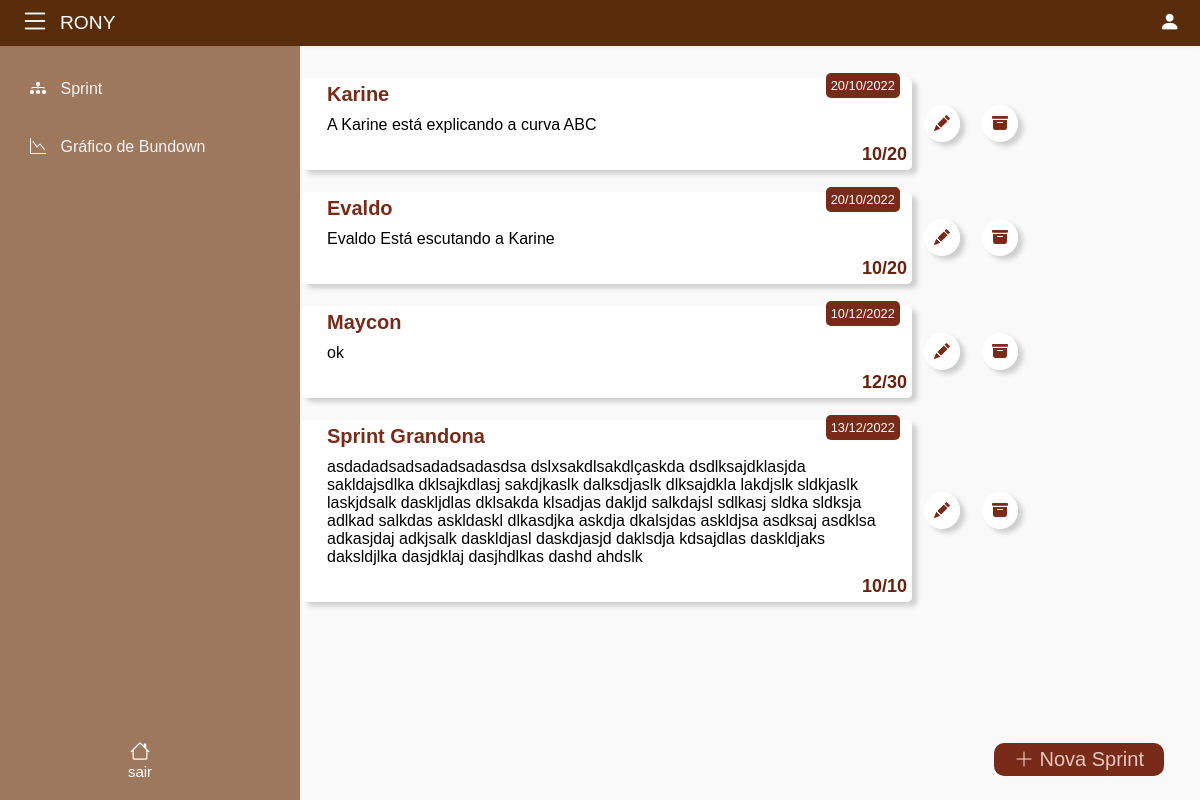
Screenshot of / (signed in) with the database file from the repository.
### tables this page shows
CREATE TABLE `sprint` (
  `id` tinyint(3) UNSIGNED NOT NULL,
  `usuario` tinyint(3) UNSIGNED NOT NULL,
  `sprint` varchar(255) NOT NULL,
  `descricao` text NOT NULL,
  `demandaConcluida` tinyint(4) NOT NULL,
  `demandaTotal` tinyint(4) NOT NULL,
  `dataSprint` date NOT NULL
);

### index.php (the view, shortened to what this page needs)
<?php
    $nomeUsuario = isset($_SESSION['nome']) ?  $_SESSION['nome'] : 'Sem nome';
?>
<!DOCTYPE html>
<html lang="pt-br">
<head>
    <link rel="stylesheet" href="css/portal.css">
    <link rel="stylesheet" href="css/index.css">
    <link rel="stylesheet" href="css/modal.css">
    <link rel="stylesheet" href="https://cdn.jsdelivr.net/npm/bootstrap-icons@1.9.1/font/bootstrap-icons.css">
</head>
<body>
        <label for="check" ><i class="bi bi-list" id="icone"></i></label>
        <header>
          <?php  echo "<h2 id='nome'>$nomeUsuario</h2>" ?> <i class="bi bi-person-fill"></i>
        </header>
    <div class="barra">
        <nav>
            <a href="index.php"><div class="link"><i class="bi bi-diagram-3-fill"></i> Sprint</div></a>
            <a href="dashboard.php"><div class="link"><i class="bi bi-graph-down"></i>  Gráfico de Bundown </div></a>
        </nav>
        <a href="logout.php" class="sair"><i class="bi bi-house"></i><p>sair</p></a>
    </div>
    <div id="dashboard">
        <section>
            <div class="cont">
                <table id="sprints">
                    <?php
                    include_once "bd.php";
                    $sql = "SELECT * FROM sprint";
                    $resultado = $bd->query($sql);
                    $registros = $resultado->fetchAll();
                    foreach ($registros as $sprint) {
                        $id_sprint =openssl_encrypt(
                            $sprint['id'], "AES-256-CBC", "OKGoogle",
                        );
                        print ("
                            <tr class='li-sprint'>
                            <td><div class='newSprint'><h4>".$sprint["sprint"]."</h4> <p>".$sprint["descricao"]."</p> <span>".date("d/m/Y", strtotime($sprint["dataSprint"]))."</span> <div id='num'>".$sprint["demandaConcluida"]."/".$sprint["demandaTotal"]."</div> </div></td>
                            <td><i onclick=" ."atualizar('$id_sprint')"." class='att bi bi-pencil-fill'></i></td>
                            <td><i onclick=" ."deletar('$id_sprint')"." class='delet bi bi-archive-fill'></i></td>
                            </tr>
                        ");
                    }
                    ?>
            </div>
        </section>
        <button id="addSprint"> <i class="bi bi-plus-lg"></i> Nova Sprint</button>
    </div>
</body>
</html>

### css/portal.css (style rules this page uses)
* { margin: 0px; padding: 0px; }
body { background-color: #f9f9f9; }
#icone { cursor: pointer; padding: 20px; position: absolute; z-index: 99; font-size: 30px; color: #fff; font-weight: bolder; top:-15px; }
.barra { background-color:#9e785c; height: 100%; width: 300px; position: absolute; left: -300px; transition: all .2s linear; z-index: 5; top: 0; }
.barra i { padding: 0 10px; }
.barra .link { list-style: none; }
nav { width: 100%; position: absolute; top: 60px; }
nav a { text-decoration: none; }
.link { color: #f4f4f9; font-size: 12pt; font-family:'arial' ; padding: 20px; transition: all .2s linear; opacity: 0; margin-top: 200px; }
#check:checked ~ .barra nav a .link { opacity: 1; margin-top: 0; transition-delay: .2s; }
#check:checked ~ .barra { transform: translateX(300px); }
#dashboard { position: absolute; right: 10px; margin-top:10px ; width: 100%; }
#addSprint { position: fixed; right: 20px; bottom: 20px; }
header { position: relative; background-color: #592c0c; width: 100%; display: flex; justify-content:space-between; gap: 20px; box-shadow: 2px 0 5px rgba(0, 0, 0, 0.052); padding: 10px 0; font-family: Impact, Haettenschweiler, 'Arial Narrow Bold', sans-serif; z-index: 9; text-transform: uppercase; }
header i { color:#fff; display: inline; font-size: 1.3em; padding: 0 20px; }
#nome { width: max-content; color:#fff; font-family: arial; font-size: 1.2em; padding: 2px 0; font-weight: lighter; margin: 0 60px; text-transform: uppercase; }
.sair { color: #fff; font-size: 4em; position:absolute; bottom: 20px; display: block; text-decoration: none; left:120px; border-radius: 10px; }
.sair i { display: block; font-size: 20px; margin: 0 auto; text-align: center; font-family: Arial, Helvetica, sans-serif; }
.sair p { width: 100%; text-align: center; font-size: 15px; font-family: Arial, Helvetica, sans-serif; }
h2 { font-family: Arial, Helvetica, sans-serif; }

### css/index.css (style rules this page uses)
* { font-family: arial; }
#addSprint { background-color: #782b18; font-size: 20px; color: #e8c8c0; border: none; padding: 5px 20px; border-radius: 10px; cursor: pointer; position: fixed; bottom: 3%; right: 3%; z-index: 99; }
#dashboard { position: relative;; width: 100%; }
#dashboard section { position: absolute; overflow: auto; right: 0; max-height: 88vh; width: 75%; box-sizing: border-box; }
table { display: block; padding: 10px 10px; width: 100%; box-sizing: border-box; }
td { padding: 10px 0px; }
.li-sprint { padding: 10px 0px; }
.li-sprint .newSprint { position: relative; background-color: #fff; max-width: 700px; width: 50vw; min-width: 100px; border-radius: 5px; box-shadow: 5px 4px 5px rgba(0, 0, 0, 0.178); padding: 5px; }
.li-sprint h4 { font-size: 20px; font-family: arial; font-weight: bolder; color: #782b18; padding: 0 20px; }
.li-sprint span { position: absolute; background-color: #782b18; color: #fff; padding: 5px; border-radius: 5px; top: -5px; right: 2%; font-family: arial; font-size: 0.8em; }
.li-sprint i { background-color: #fff; box-shadow: 5px 4px 5px rgba(0, 0, 0, 0.178); padding: 10px; border-radius: 50%; color: #782b18; cursor: pointer; margin: 10px }
.li-sprint p { font-family: Arial, Helvetica, sans-serif; font-size: 1em; padding: 10px 20px; box-sizing: border-box; }
.newSprint div { text-align: end; font-size: 18px; font-weight: bolder; font-family: Arial, Helvetica, sans-serif; color: #6a2210; }

### rows the page displays
sprint: sprint "Karine", descricao "A Karine está explicando a curva ABC", dataSprint "20/10/2022", demandaConcluida "10", demandaTotal "20"
sprint: sprint "Evaldo", descricao "Evaldo Está escutando a Karine", dataSprint "20/10/2022", demandaConcluida "10", demandaTotal "20"
sprint: sprint "Maycon", descricao "ok", dataSprint "10/12/2022", demandaConcluida "12", demandaTotal "30"
sprint: sprint "Sprint Grandona", descricao "asdadadsadsadadsadasdsa dslxsakdlsakdlçaskda dsdlksajdklasjda sakldajsdlka dklsajkdlasj sakdjkaslk dalksdjaslk dlksajdkla lakdjslk sldkjaslk laskjdsalk daskljdlas dklsakda klsadjas dakljd salkdajsl sdlkasj sldka sldksja adlkad salkdas askldaskl dlkasdjka askdja dkalsjdas askldjsa asdksaj asdklsa adkasjdaj adkjsalk daskldjasl daskdjasjd daklsdja kdsajdlas daskldjaks daksldjlka dasjdklaj dasjhdlkas dashd ahdslk", dataSprint "13/12/2022", demandaConcluida "10", demandaTotal "10"

### other values shown
$nomeUsuario "RONY"
